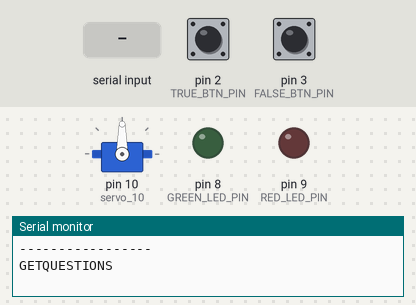
Recording of a sketch running on a simulated Arduino Uno, built with avr-gcc and run on an emulated ATmega328P. Parts: servo, output pins drawn as LEDs (lit = HIGH), the last lines printed to the serial monitor. Dashed ring = blinking. The inputs (shaded band) are chosen by the test bench; at power-on: pin 2 (TRUE_BTN_PIN) LOW, pin 3 (FALSE_BTN_PIN) LOW.

Above: at 1.2 s.
1.3 s: "NEXTARRAY" received over Serial
At 4.1 s:
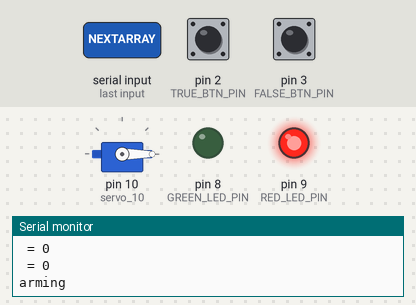
4.3 s: pin 2 (TRUE_BTN_PIN) pulled HIGH for 3.2 s
At 5.41 s:
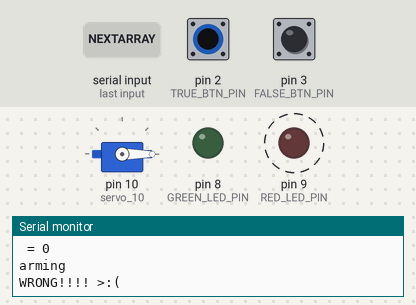
9.0 s: pin 3 (FALSE_BTN_PIN) pulled HIGH for 0.15 s
At 9.4 s:
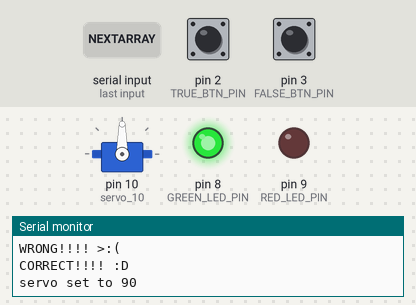
Timing chart, 0 to 15.5 s (numbered marks = the images above; inputs shaded):
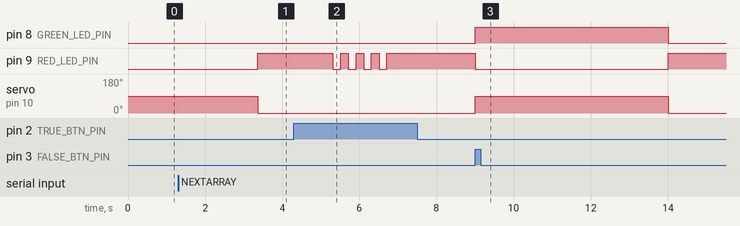

Measured:
- after the input at 1.3 s, pin 9 (RED_LED_PIN): LOW → HIGH after 2.1 s; servo on pin 10 (servo_10): 90° → 0° after 2.1 s
- after the input at 4.3 s, pin 9 (RED_LED_PIN): alternates HIGH for 0.20 s and LOW for 0.20 s, 8 changes in all, then stays HIGH, starting after 1.0 s
- after the input at 9.0 s, pin 8 (GREEN_LED_PIN): LOW → HIGH at once, → LOW 5.0 s later; pin 9 (RED_LED_PIN): HIGH → LOW at once, → HIGH 5.0 s later; servo on pin 10 (servo_10): 0° → 90° at once, → 0° 5.0 s later

The sketch:

troll-bridge.ino
```cpp
/*
  Troll Bridge Arduino Interface
  by Thomas Martinez

  controls the troll bridge lock mechanism
*/

#include <Servo.h>
int pos = 0;
Servo servo_10;

int RED_LED_PIN = 9;
int GREEN_LED_PIN = 8;

int TRUE_BTN_PIN = 2;
int FALSE_BTN_PIN = 3;

int trueButtonState = 0;
int falseButtonState = 0;

// delays
int unlocktime = 5000;

String question = "";
boolean answer = false;

String incomingStr = "";

int qIndex = 0;

String questions[5];
bool answers[5];

// state machine
enum states {initialized, awaitingQuestions, parsingQuestions, awaitingResponse, armed, unlocked};
states state;

void setup()
{
  Serial.begin(9600);
  Serial.println("-----------------");

  servo_10.attach(10, 500, 2500);

  // setup LED pins
  pinMode(RED_LED_PIN, OUTPUT);
  pinMode(GREEN_LED_PIN, OUTPUT);
  //btn pins
  pinMode(2, INPUT);
  pinMode(3, INPUT);

  state = initialized;

  getQuestions();
}

void loop()
{
  //Serial.println(qIndex);
  trueButtonState = digitalRead(2);
  falseButtonState = digitalRead(3);

  switch (state) {
    case awaitingQuestions:
      if (Serial.available() > 0) {
        // read the incoming byte:
        incomingStr = Serial.readString();

        //Serial.print("Recieved: ");
        //Serial.println(incomingStr);

        delay(1000);

        parseQuestions(incomingStr);

        //state = parsingQuestions;
      }
      break;
    case parsingQuestions:
      parseQuestions(incomingStr);
      break;
    case awaitingResponse: // wait for answer from user
      if (trueButtonState == HIGH) {
        //Serial.println("input: TRUE");
        // if TRUE is the correct answer unlock door
        if(answer == true) {
          Serial.println("CORRECT!!!! :D");
          state = unlocked;
          unlock();
        }
        else {
          Serial.println("WRONG!!!! >:(");
          flashIncorrect();
          askQuestion();
        }
        if (qIndex > 5) {
          getQuestions();
          qIndex = 0;
        }
        break;
      }
      else if (falseButtonState == HIGH) {
        // if FALSE is the correct answer unlock door
        //Serial.println("input: FALSE");
        if(answer == false) {
          Serial.println("CORRECT!!!! :D");
          state = unlocked;
          unlock();
        }
        else{
          Serial.println("WRONG!!!! >:(");
          flashIncorrect();
          askQuestion();
        }
        if (qIndex > 5) {
          getQuestions();
          qIndex = 0;
        }
        break;
      }
      else {
        break;
      }

    case armed:
      if (falseButtonState == HIGH || trueButtonState == HIGH) {
        askQuestion();
      }
      break;

    default:
      break;
  }

  //Serial.println(state);

  delay(10);
}

// flashes red light (also creates delay for an incorrect button press)
void flashIncorrect() {
  for(int i = 0; i < 4; i++) {
    digitalWrite(RED_LED_PIN, LOW);
    delay(200);
    digitalWrite(RED_LED_PIN, HIGH);
    delay(200);
  }
}

void nextQuestion() {
  // temporary fake data retrieval
  question = questions[qIndex];
  answer = answers[qIndex];
  qIndex++;
}

void askQuestion() {
  //Serial.println("asking question");
  nextQuestion();
  delay(1000);
  // update state
  state = awaitingResponse;

  // output question
  Serial.println(question);
}

// lock door
void rearm()
{
  Serial.println("arming");

  // update LEDs
  digitalWrite(RED_LED_PIN, HIGH);
  digitalWrite(GREEN_LED_PIN, LOW);

  // update state
  state = armed;

  //Serial.println("servo set to 0");
  servo_10.write(0);
}

//unlock door
void unlock()
{
  //Serial.println("unlocking");

  // update LEDs
  digitalWrite(GREEN_LED_PIN, HIGH);
  digitalWrite(RED_LED_PIN, LOW);

  Serial.println("servo set to 90");
  servo_10.write(90);

  delay(unlocktime);

  rearm();
}

// Function to initialize the arrays
void getQuestions() {
  if (state != awaitingQuestions) {
    Serial.println("GETQUESTIONS");
    state = awaitingQuestions;
  }
}

void parseQuestions(String rawStr) {
  Serial.println("entering parseQuestions");
  // Convert the String to a char array to work with strtok()
  char inputCharArray[rawStr.length() + 1];
  rawStr.toCharArray(inputCharArray, rawStr.length() + 1);

  // Use strtok() to split the input string by commas
  char* token = strtok(inputCharArray, ",");

  int index = 0;
  bool q = true;
  while (token != NULL) {
    Serial.print(token);
    Serial.print(" -> ");
    // Store the token into the array
    if (String(token).equals("NEXTARRAY")) {
      q = false;
      index = 0;
      Serial.println("REMOVED (HOPEFULLY)");
      token = strtok(NULL, ",");
      continue;
    }
    if (q) {
      questions[index] = String(token);
      //Serial.println(String(token));
    }
    else {
      answers[index] = (String(token).equals("true"));
      //Serial.println(answers[index]);
    }
    index++;
    token = strtok(NULL, ","); // Continue splitting
    if (!q && index == 5) {
      token = strtok(NULL, ","); // Continue splitting
    }
  }

  // Print out the parsed strings
Serial.println("Parsed questions:");
for (int i = 0; i < 5; i++) {
  Serial.print(questions[i]);
  Serial.print(" = ");
  Serial.println(answers[i]);
}

  //arm
  rearm();
}
```
